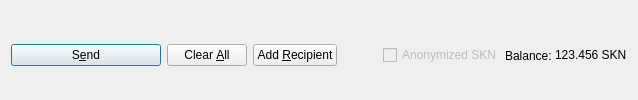
         <widget class="QFrame" name="frame_Send">
          <layout class="QHBoxLayout" name="horizontalLayout">
           <property name="bottomMargin">
            <number>0</number>
           </property>
           <item>
            <widget class="QPushButton" name="sendButton">
             <property name="minimumSize">
              <size>
               <width>150</width>
               <height>0</height>
              </size>
             </property>
             <property name="toolTip">
              <string>Confirm the send action</string>
             </property>
             <property name="text">
              <string>S&amp;end</string>
             </property>
             <property name="icon">
              <iconset resource="../sharkcoin.qrc">
               <normaloff>:/icons/send</normaloff>:/icons/send</iconset>
             </property>
             <property name="autoDefault">
              <bool>false</bool>
             </property>
             <property name="default">
              <bool>true</bool>
             </property>
            </widget>
           </item>
           <item>
            <widget class="QPushButton" name="clearButton">
             <property name="sizePolicy">
              <sizepolicy hsizetype="Minimum" vsizetype="Fixed">
               <horstretch>0</horstretch>
               <verstretch>0</verstretch>
              </sizepolicy>
             </property>
             <property name="toolTip">
              <string>Clear all fields of the form.</string>
             </property>
             <property name="text">
              <string>Clear &amp;All</string>
             </property>
             <property name="icon">
              <iconset resource="../sharkcoin.qrc">
               <normaloff>:/icons/remove</normaloff>:/icons/remove</iconset>
             </property>
             <property name="autoDefault">
              <bool>false</bool>
             </property>
            </widget>
           </item>
           <item>
            <widget class="QPushButton" name="addButton">
             <property name="toolTip">
              <string>Send to multiple recipients at once</string>
             </property>
             <property name="text">
              <string>Add &amp;Recipient</string>
             </property>
             <property name="icon">
              <iconset resource="../sharkcoin.qrc">
               <normaloff>:/icons/add</normaloff>:/icons/add</iconset>
             </property>
             <property name="autoDefault">
              <bool>false</bool>
             </property>
            </widget>
           </item>
           <item>
            <spacer name="horizontalSpacer">
             <property name="orientation">
              <enum>Qt::Horizontal</enum>
             </property>
             <property name="sizeHint" stdset="0">
              <size>
               <width>40</width>
               <height>20</height>
              </size>
             </property>
            </spacer>
           </item>
           <item>
            <layout class="QHBoxLayout" name="horizontalLayout_2">
             <property name="spacing">
              <number>3</number>
             </property>
             <item>
              <widget class="QCheckBox" name="checkzSKN">
               <property name="enabled">
                <bool>false</bool>
               </property>
               <property name="text">
                <string>Anonymized SKN</string>
               </property>
              </widget>
             </item>
             <item>
              <widget class="QLabel" name="label">
               <property name="text">
                <string>Balance:</string>
               </property>
              </widget>
             </item>
             <item>
              <widget class="QLabel" name="labelBalance">
               <property name="sizePolicy">
                <sizepolicy hsizetype="Preferred" vsizetype="Fixed">
                 <horstretch>0</horstretch>
                 <verstretch>0</verstretch>
                </sizepolicy>
               </property>
               <property name="cursor">
                <cursorShape>IBeamCursor</cursorShape>
               </property>
               <property name="text">
                <string notr="true">123.456 SKN</string>
               </property>
               <property name="textInteractionFlags">
                <set>Qt::LinksAccessibleByMouse|Qt::TextSelectableByKeyboard|Qt::TextSelectableByMouse</set>
               </property>
              </widget>
             </item>
            </layout>
           </item>
          </layout>
         </widget>
